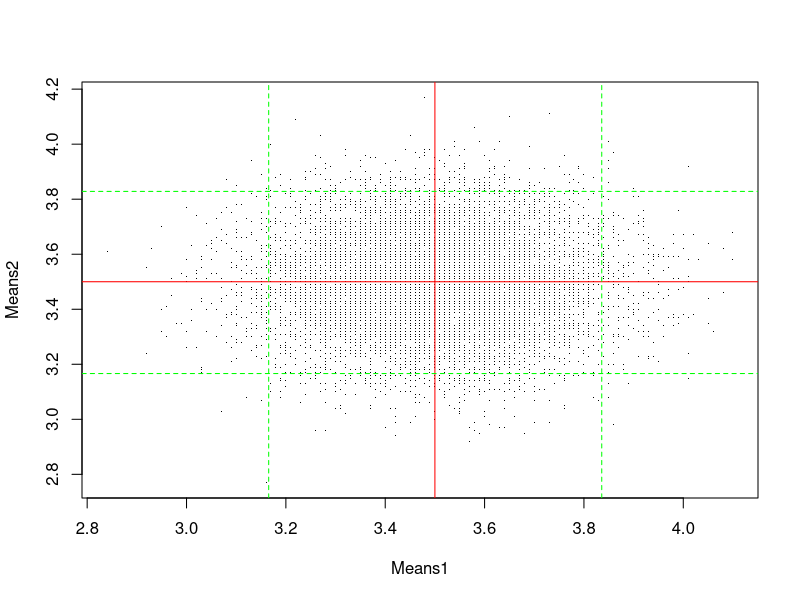

This figure's R source:
Dice = 1:6
Means1 = numeric() # Initialize An Empty Vector
Means2 = numeric() # Initialize An Empty Vector
M=10000 # Number of Iterations
for (i in 1:M)
{
Means1=c(Means1, mean(sample(Dice,100,replace=TRUE)))
Means2=c(Means2, mean(sample(Dice,100,replace=TRUE)))
}

plot(Means1, Means2 , pch = ".")
abline(h=3.5,col="red")
abline(v=3.5,col="red")

## Fences

F1 = mean(Means1 -1.96*sd(Means1))
F2 = mean(Means1 +1.96*sd(Means1))
Fa = mean(Means2 -1.96*sd(Means2))
Fb = mean(Means2 +1.96*sd(Means2))

abline(h=Fa,col="green",lty=2)
abline(h=Fb,col="green",lty=2)
abline(v=F1,col="green",lty=2)
abline(v=F2,col="green",lty=2)

## How many between all Fences?

length(which(Means1 < F2 & Means1 > F1))
length(which(Means2 < Fb & Means2 > Fa))

length( which(Means1 < F2 & Means1 > F1 & Means2 < Fb & Means2 > Fa) )




